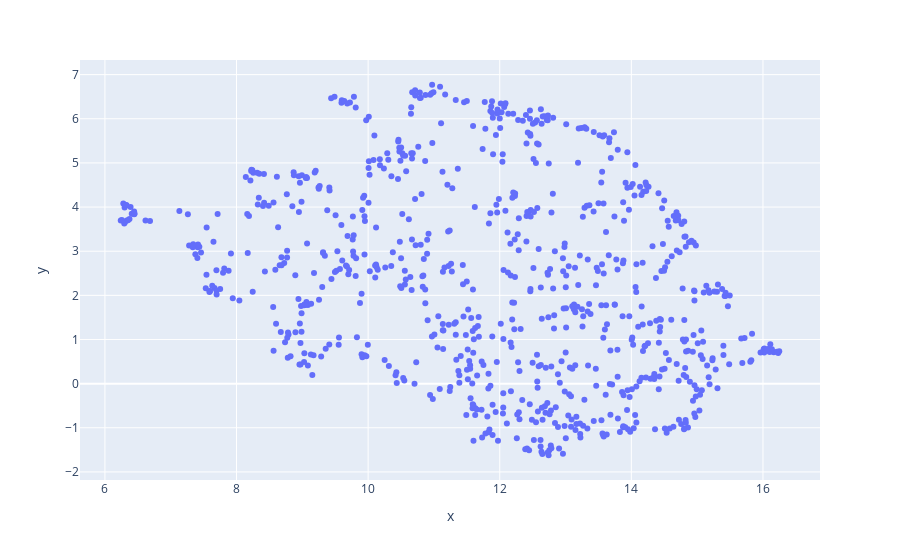

Write notebook code for a chart like this one.
### Markdown cell above
As in the last chapter, we can use a dimensionality reduction technique to visualize documents in the two dimensional vector space. Documents with similar content should be close to each other and vice versa.

### Code cell
import umap
import plotly.express as px
import pickle

try:
    with open("../language_models/d2v_10K/dim_reducer.pkl", "rb") as handle:
        dim_reducer = pickle.load(handle)
except:
    print("Train dimensionality reducer first...")
    dim_reducer = umap.UMAP(n_components=2, metric = "cosine")
    dim_reducer.fit(doc_vectors)
    with open("../language_models/d2v_10K/dim_reducer.pkl", 'wb') as handle:
        pickle.dump(dim_reducer, handle, protocol=pickle.HIGHEST_PROTOCOL)

try:
    doc_vectors_2d = np.load("../language_models/d2v_10K/doc_vectors_2d_demo.npy")
    word_vectors_2d = np.load("../language_models/d2v_10K/word_vectors_2d_demo.npy")
except:
    doc_vectors_2d = dim_reducer.transform(doc_vectors)
    word_vectors_2d = dim_reducer.transform(d2v.wv.get_normed_vectors())


fig = px.scatter(x = doc_vectors_2d[:, 0], y = doc_vectors_2d[:, 1], hover_name = [" ".join(sentence) for sentence in sentences_tmp])
fig.show()

### Figure 1 — Plotly figure (JSON) as saved in the notebook; plotly's stock layout.template omitted (floating-point values rounded to 4 significant figures; data arrays with more than 128 entries replaced by an {"elided": "..."} marker saying what was removed)
{"data": [{"hovertemplate": "<b>%{hovertext}</b><br><br>x=%{x}<br>y=%{y}<extra></extra>", "hovertext": {"elided": "812 str values"}, "legendgroup": "", "marker": {"color": "#636efa", "symbol": "circle"}, "mode": "markers", "name": "", "orientation": "v", "showlegend": false, "type": "scatter", "x": {"elided": "812 float values"}, "xaxis": "x", "y": {"elided": "812 float values"}, "yaxis": "y"}], "layout": {"legend": {"tracegroupgap": 0}, "margin": {"t": 60}, "xaxis": {"anchor": "y", "domain": [0, 1], "title": {"text": "x"}}, "yaxis": {"anchor": "x", "domain": [0, 1], "title": {"text": "y"}}}}
